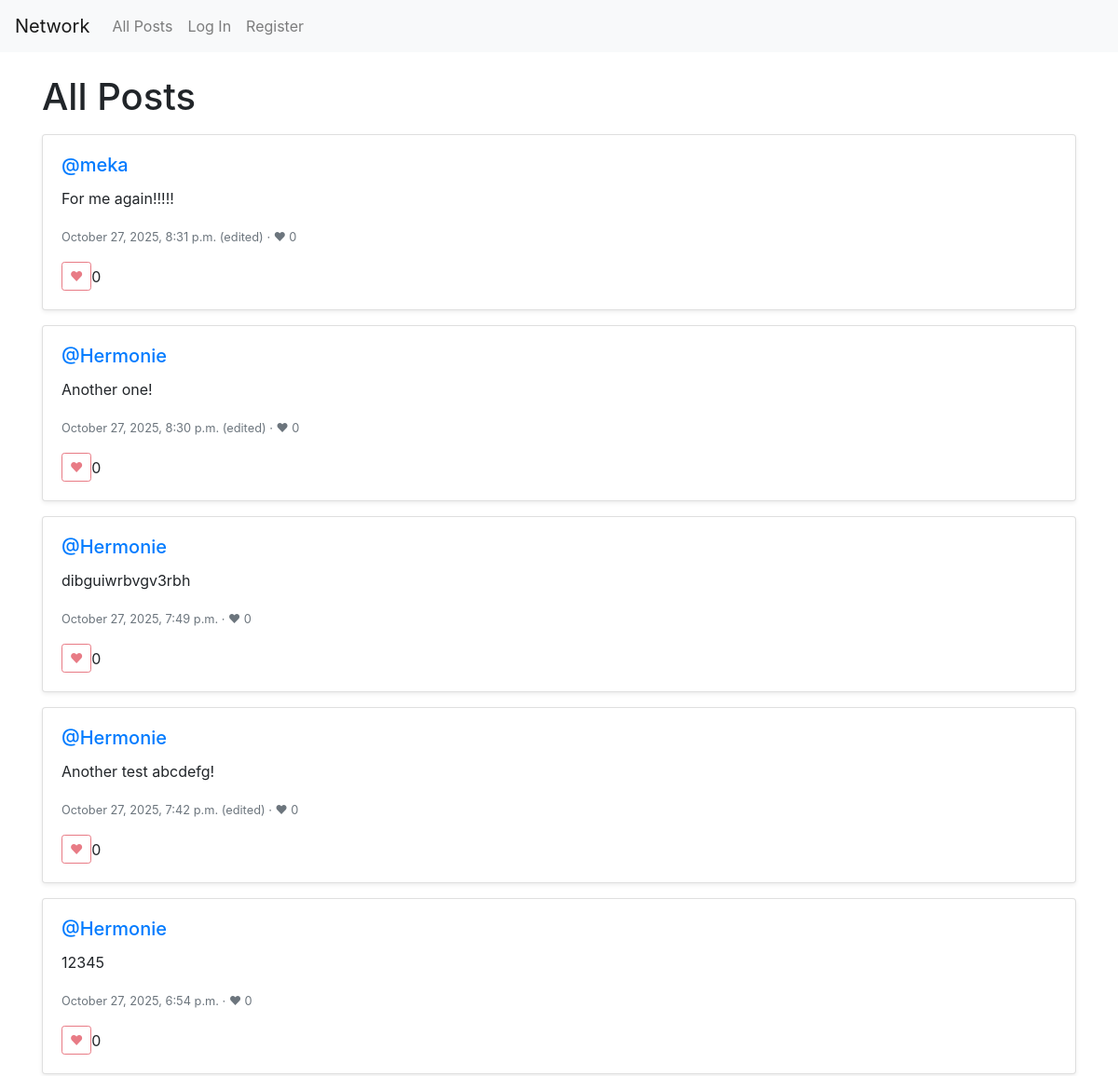
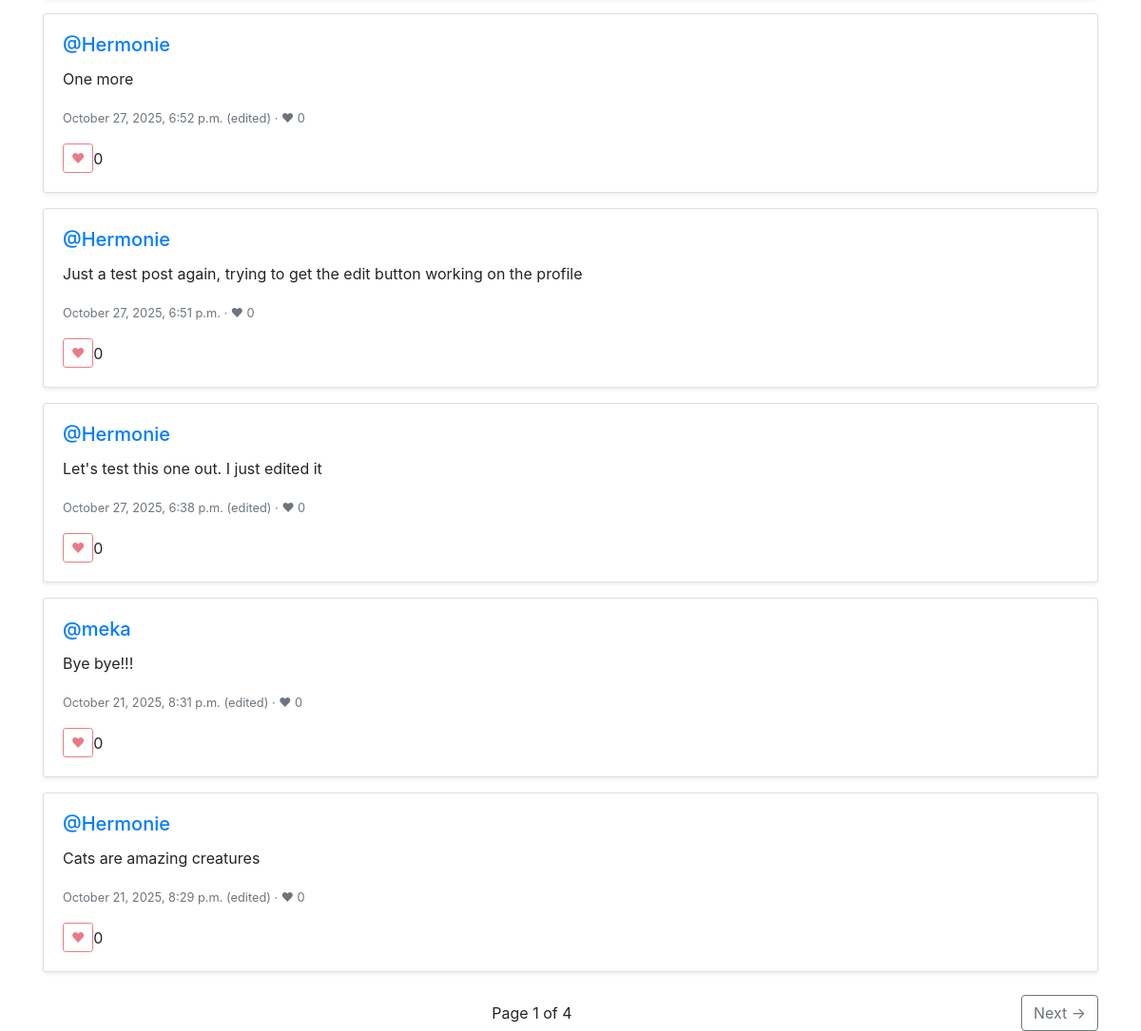
The page / on the database its author committed (2 pictures, top to bottom).
### network/models.py (models this page shows)
class Post(models.Model):
    author = models.ForeignKey(User, on_delete=models.CASCADE, related_name='posts')
    content = models.TextField(max_length=500)
    created_at = models.DateTimeField(auto_now_add=True)
    updated_at = models.DateTimeField(auto_now=True)
    likes = models.ManyToManyField(User, related_name='liked_posts', blank=True)
    class Meta:
        ordering = ['-created_at']

class User(AbstractUser):
    following = models.ManyToManyField('self', symmetrical=False, related_name='followers', blank=True)

### network/views.py (the view)
# urls.py: path("", views.index, name="index"),
def index(request):
    qs = Post.objects.select_related("author").prefetch_related("likes").all()
    paginator = Paginator(qs, 10)
    page_number = request.GET.get("page")
    page_obj = paginator.get_page(page_number)
    return render(request, "network/index.html", {
        "page_obj": page_obj,
        "posts": page_obj.object_list,
        "total_posts": paginator.count,
    })

### network/templates/network/index.html (shortened to what this page needs)
{% extends "network/layout.html" %}
{% block body %}
<h1 class="mb-3">All Posts</h1>
<div id="post-list">
  {% for post in posts %}
  <div class="card mb-3 shadow-sm">
    <div class="card-body">
      <h5 class="card-title">
        <a href="{% url 'profile' post.author.username %}">@{{ post.author.username }}</a>
      </h5>
      <p class="card-text post-content">{{ post.content }}</p>
      <p class="card-text">
        <small class="text-muted">
          {{ post.created_at|date:"F j, Y, g:i a" }}
          {% if post.updated_at and post.updated_at > post.created_at %}(edited){% endif %}
          · ❤ {{ post.likes.count }}
        </small>
      </p>
      <div class="d-flex align-items-center gap-2">
        <button
          class="btn btn-sm btn-outline-danger like-btn {% if user.is_authenticated and user in post.likes.all %}active{% endif %}"
          data-id="{{ post.id }}"
          aria-pressed="{% if user.is_authenticated and user in post.likes.all %}true{% else %}false{% endif %}"
          {% if not user.is_authenticated %}disabled title="Log in to like"{% endif %}
        >❤</button>
        <span class="like-count" data-id="{{ post.id }}">{{ post.likes.count }}</span>
      </div>
    </div>
  </div>
  {% empty %}
  <p>No posts yet.</p>
  {% endfor %}
</div>
<nav class="d-flex justify-content-between align-items-center mt-4">
  <span>Page {{ page_obj.number }} of {{ page_obj.paginator.num_pages }}</span>
  {% if page_obj.has_next %}
  <a href="?page={{ page_obj.next_page_number }}" class="btn btn-outline-secondary">Next →</a>
  {% else %}<span></span>{% endif %}
</nav>
{% endblock %}

### rows shown on the page
Post: author.username "meka", content "For me again!!!!!", created_at "October 27, 2025, 8:31 p.m.", shows "(edited)", likes.count "0"
Post: author.username "Hermonie", content "Another one!", created_at "October 27, 2025, 8:30 p.m.", shows "(edited)", likes.count "0"
Post: author.username "Hermonie", content "dibguiwrbvgv3rbh", created_at "October 27, 2025, 7:49 p.m.", likes.count "0"
Post: author.username "Hermonie", content "Another test abcdefg!", created_at "October 27, 2025, 7:42 p.m.", shows "(edited)", likes.count "0"
Post: author.username "Hermonie", content "12345", created_at "October 27, 2025, 6:54 p.m.", likes.count "0"
Post: author.username "Hermonie", content "One more", created_at "October 27, 2025, 6:52 p.m.", shows "(edited)", likes.count "0"
Post: author.username "Hermonie", content "Just a test post again, trying to get the edit button working on the profile", created_at "October 27, 2025, 6:51 p.m.", likes.count "0"
Post: author.username "Hermonie", content "Let's test this one out. I just edited it", created_at "October 27, 2025, 6:38 p.m.", shows "(edited)", likes.count "0"
Post: author.username "meka", content "Bye bye!!!", created_at "October 21, 2025, 8:31 p.m.", shows "(edited)", likes.count "0"
Post: author.username "Hermonie", content "Cats are amazing creatures", created_at "October 21, 2025, 8:29 p.m.", shows "(edited)", likes.count "0"

### other values the page prints
{{ page_obj.number }} "1"
{{ page_obj.paginator.num_pages }} "4"
